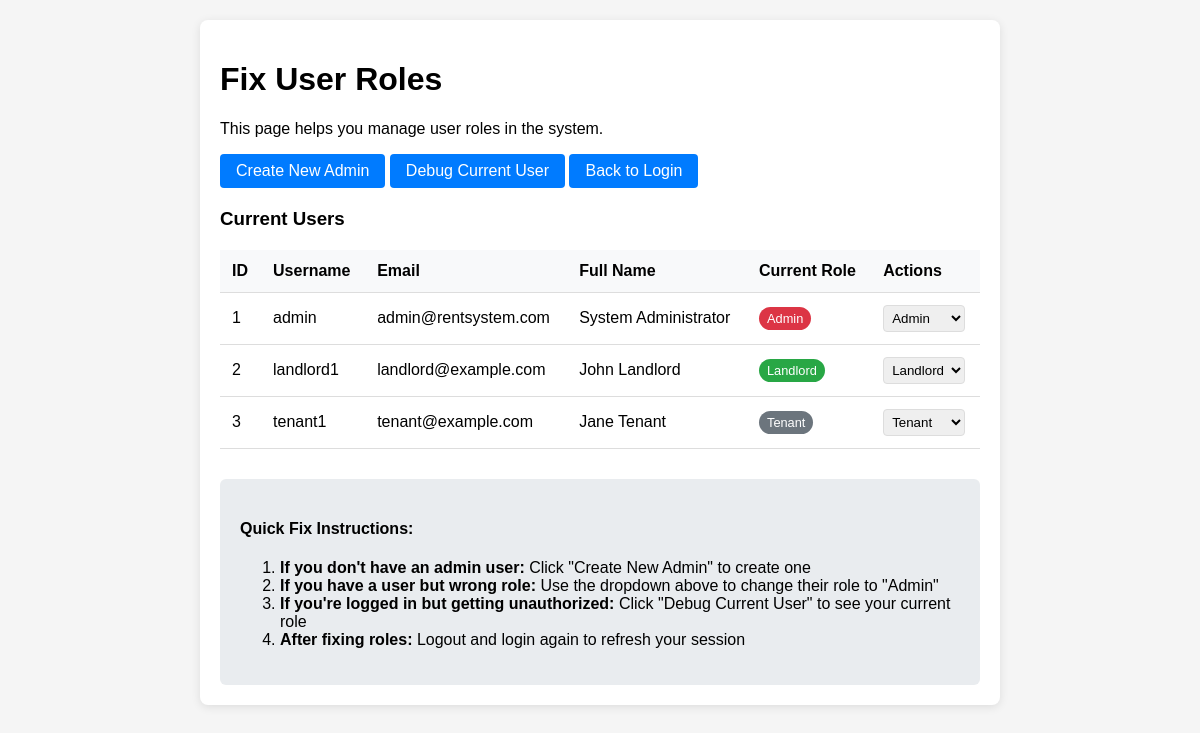
The app's page /fix_user_roles.php with its own data.
### tables this page shows
CREATE TABLE users (
    id INT AUTO_INCREMENT PRIMARY KEY,
    username VARCHAR(50) UNIQUE NOT NULL,
    email VARCHAR(100) UNIQUE NOT NULL,
    password VARCHAR(255) NOT NULL,
    full_name VARCHAR(100) NOT NULL,
    phone VARCHAR(20),
    role ENUM('tenant', 'admin', 'landlord') NOT NULL,
    created_at TIMESTAMP DEFAULT CURRENT_TIMESTAMP,
    updated_at TIMESTAMP DEFAULT CURRENT_TIMESTAMP ON UPDATE CURRENT_TIMESTAMP,
    is_active BOOLEAN DEFAULT TRUE
);

### database.php (called while the page is built, shortened)
<?php
class Database {
    private $host = DB_HOST;
    private $username = DB_USERNAME;
    private $password = DB_PASSWORD;
    private $database = DB_NAME;
    private $connection;
    private function connect() {
        try {
            $this->connection = new PDO(
                "mysql:host={$this->host};dbname={$this->database};charset=utf8mb4",
                $this->username,
                $this->password,
                [
                    PDO::ATTR_ERRMODE => PDO::ERRMODE_EXCEPTION,
                    PDO::ATTR_DEFAULT_FETCH_MODE => PDO::FETCH_ASSOC,
                    PDO::ATTR_EMULATE_PREPARES => false
                ]
            );
        } catch (PDOException $e) {
            die("Database connection failed: " . $e->getMessage());
        }
    }
    public function query($sql, $params = []) {
        try {
            $stmt = $this->connection->prepare($sql);
            $stmt->execute($params);
            return $stmt;
        } catch (PDOException $e) {
            throw new Exception("Query failed: " . $e->getMessage());
        }
    }
    public function fetchAll($sql, $params = []) {
        return $this->query($sql, $params)->fetchAll();
    }
}
?>

### fix_user_roles.php (the view, shortened to what this page needs)
<?php
$db = new Database();
$users = $db->fetchAll("SELECT id, username, email, full_name, role FROM users ORDER BY id");
?>
<!DOCTYPE html>
<html lang="en">
<head>
</head>
<body>
    <div class="card">
        <h1>Fix User Roles</h1>
        <p>This page helps you manage user roles in the system.</p>
        <div style="margin-bottom: 20px;">
            <a href="add_admin.php" class="btn">Create New Admin</a>
            <a href="debug_user.php" class="btn">Debug Current User</a>
            <a href="login.php" class="btn">Back to Login</a>
        </div>
        <h3>Current Users</h3>
        <table>
            <thead>
                <tr>
                    <th>ID</th>
                    <th>Username</th>
                    <th>Email</th>
                    <th>Full Name</th>
                    <th>Current Role</th>
                    <th>Actions</th>
                </tr>
            </thead>
            <tbody>
                <?php foreach ($users as $user): ?>
                    <tr>
                        <td><?php echo $user['id']; ?></td>
                        <td><?php echo htmlspecialchars($user['username']); ?></td>
                        <td><?php echo htmlspecialchars($user['email']); ?></td>
                        <td><?php echo htmlspecialchars($user['full_name']); ?></td>
                        <td>
                            <span class="role-badge role-<?php echo $user['role']; ?>">
                                <?php echo ucfirst($user['role']); ?>
                            </span>
                        </td>
                        <td>
                            <form method="POST" style="display: inline-block;">
                                <select name="role" onchange="this.form.submit()" style="padding: 4px; border: 1px solid #ddd; border-radius: 4px;">
                                    <option value="tenant" <?php echo $user['role'] === 'tenant' ? 'selected' : ''; ?>>Tenant</option>
                                    <option value="admin" <?php echo $user['role'] === 'admin' ? 'selected' : ''; ?>>Admin</option>
                                    <option value="landlord" <?php echo $user['role'] === 'landlord' ? 'selected' : ''; ?>>Landlord</option>
                                </select>
                            </form>
                        </td>
                    </tr>
                <?php endforeach; ?>
            </tbody>
        </table>
        <div style="margin-top: 30px; padding: 20px; background: #e9ecef; border-radius: 6px;">
            <h4>Quick Fix Instructions:</h4>
            <ol>
                <li><strong>If you don't have an admin user:</strong> Click "Create New Admin" to create one</li>
                <li><strong>If you have a user but wrong role:</strong> Use the dropdown above to change their role to "Admin"</li>
                <li><strong>If you're logged in but getting unauthorized:</strong> Click "Debug Current User" to see your current role</li>
                <li><strong>After fixing roles:</strong> Logout and login again to refresh your session</li>
            </ol>
        </div>
    </div>
</body>
</html>

### fix_user_roles.php (style rules this page uses)
body { font-family: Arial, sans-serif; max-width: 800px; margin: 0 auto; padding: 20px; background: #f5f5f5; }
.card { background: white; padding: 20px; border-radius: 8px; box-shadow: 0 2px 10px rgba(0,0,0,0.1); margin-bottom: 20px; }
table { width: 100%; border-collapse: collapse; margin-top: 20px; }
th, td { padding: 12px; text-align: left; border-bottom: 1px solid #ddd; }
th { background: #f8f9fa; font-weight: 600; }
.btn { background: #007bff; color: white; border: none; padding: 8px 16px; border-radius: 4px; cursor: pointer; text-decoration: none; display: inline-block; }
.role-badge { padding: 4px 8px; border-radius: 12px; font-size: 0.8rem; font-weight: 500; }
.role-admin { background: #dc3545; color: white; }
.role-landlord { background: #28a745; color: white; }
.role-tenant { background: #6c757d; color: white; }

### records on screen
users: id "1", username "admin", email "admin@rentsystem.com", full_name "System Administrator", role "Admin"
users: id "2", username "landlord1", email "landlord@example.com", full_name "John Landlord", role "Landlord"
users: id "3", username "tenant1", email "tenant@example.com", full_name "Jane Tenant", role "Tenant"
